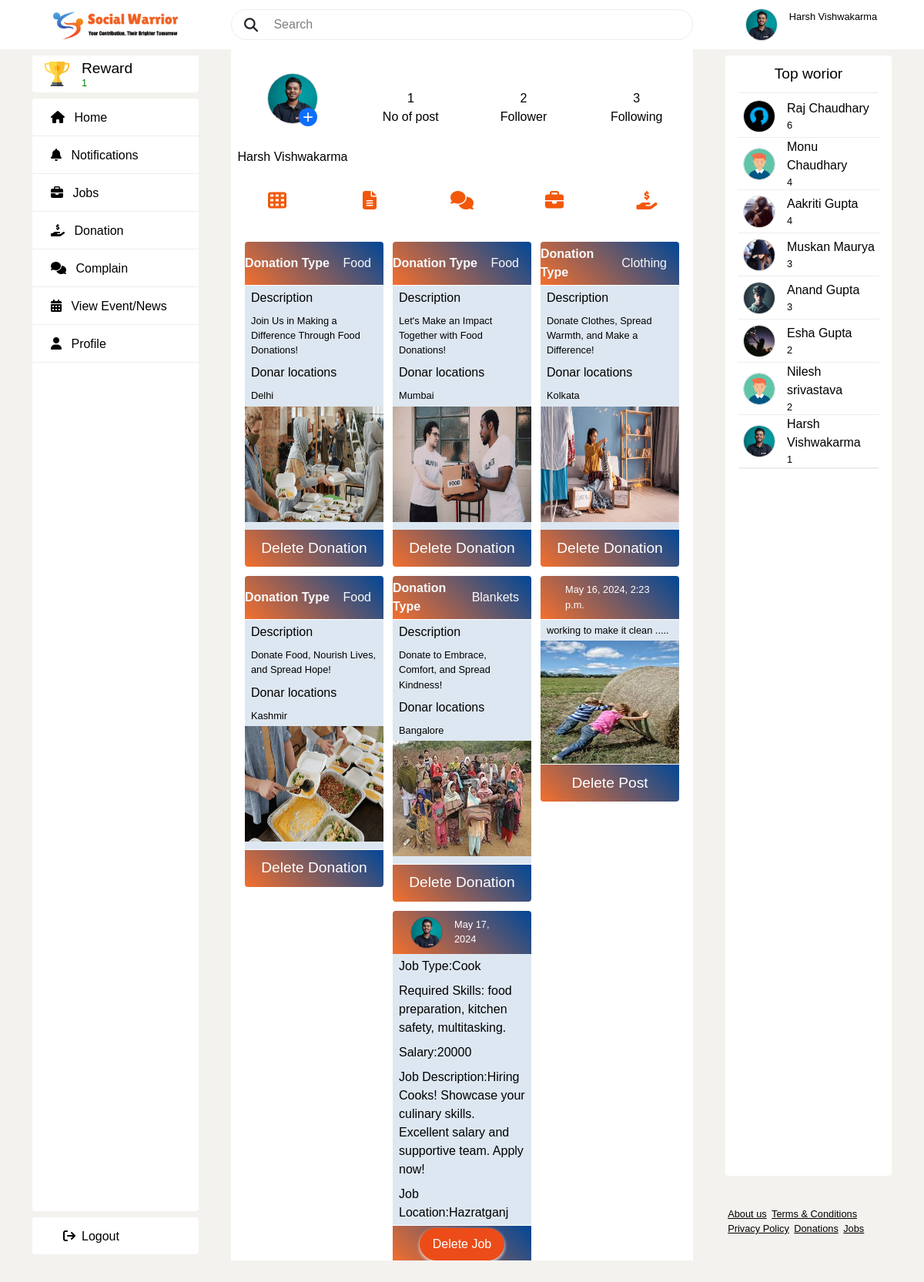
The page /profile/ (signed in) on the database its author committed.
### publicapp/models.py (models this page shows)
class Profile(models.Model):
    user=models.ForeignKey(User,on_delete=models.CASCADE,blank=True,null=True)
    contact_no=models.IntegerField()
    full_name=models.CharField(max_length=50)
    dob = models.CharField(max_length=100,blank=True)
    city=models.CharField(max_length=200)
    state=models.CharField(max_length=200)
    pin_code=models.CharField(max_length=100)
    followers=models.ManyToManyField(User,related_name='followers',blank=True)
    followings =models.ManyToManyField(User,related_name='followings',blank=True)
    profile_picture = models.ImageField(upload_to='profilepics',blank=True)

class Donation(models.Model):
    d_id=models.AutoField(primary_key=True)
    donation_type=models.CharField(max_length=200)
    description = models.TextField(blank=True)
    donated_by=models.ForeignKey(Profile,on_delete=models.CASCADE,blank=True,null=True)
    product_image = models.ImageField(upload_to='donate_products',blank=True)
    donar_location = models.CharField(max_length=300)
    rewards = models.ManyToManyField(User,related_name="rewards",blank=True)

class Post(models.Model):
    pid=models.AutoField(primary_key=True)
    postcaption=models.TextField()
    postimage=models.ImageField(upload_to='posts',blank=True)
    postby=models.ForeignKey(Profile,on_delete=models.CASCADE)
    posteddate=models.DateTimeField(auto_now_add=True)
    likes = models.ManyToManyField(User,related_name="likes",blank=True)

class Job(models.Model):
    j_id = models.BigAutoField(primary_key=True)
    skill_required = models.TextField()
    job_description=models.TextField()
    job_type = models.CharField(max_length=200)
    salary = models.IntegerField()
    job_location = models.CharField(max_length=500)
    job_by = models.ForeignKey(Profile,on_delete=models.CASCADE,blank=True,null=True)
    job_post_date = models.DateField()

class TopEnvorior(models.Model):
    profile = models.ForeignKey(Profile,on_delete=models.CASCADE)
    reward = models.IntegerField()

### publicapp/views.py (the view)
# urls.py: path('profile/',views.profile,name='profile'),
def profile(request):
    current_user = request.session['email']
    current_user_details = Profile.objects.get(user=current_user)
    top = TopEnvorior.objects.get(profile=current_user_details)
    total_reward = top.reward
    top_envorior = TopEnvorior.objects.order_by('-reward')[:8]
    post = Post.objects.filter(postby=current_user_details).order_by('-posteddate')
    complain = Complain.objects.filter(complain_by=current_user_details)
    donation = Donation.objects.filter(donated_by=current_user_details)
    jobs = Job.objects.filter(job_by=current_user_details)
    return render(request,'profile.html',locals())

### publicapp/templates/profile.html (shortened to what this page needs)
{% extends 'publicparent.html' %} {% load static %}
{%block content%}
<div class="profile" style="background: #ffffff;">
  <div class="upper">
    <div class="items">
      <div class="user-profile"  style="position: relative;">
        {% if current_user_details.profile_picture %}
          <a><img class="profile-img" src="{{ current_user_details.profile_picture.url }}" alt=""></a>
        {% else %}
          <a><img class="profile-img" src="{% static 'img/profile.png' %}" alt=""></a>
        {% endif %}
        <span  class="plus-icon" data-bs-toggle="modal" data-bs-target="#profileModal">+</span>
      </div>
      <p class="txt-2">{{current_user_details.full_name}}</p>
      </div>
      <div class="items">
        <p class="txt-2">{{post.count}}</p>
        <p class="txt-2">No of post</p>
      </div>
      <div class="items">
        <p class="txt-2">{{current_user_details.followers.count}}</p>
        <a href="{%url 'publicapp:followers'%}"><p class="txt-2">Follower</p></a>
      </div>
      <div class="items">
        <p class="txt-2">{{current_user_details.followings.count}}</p>
        <a href="{%url 'publicapp:followings'%}"><p class="txt-2">Following</p></a>
      </div>
    </div>
    <div class="lower">
      <div class="items">
        <span class="txt-2"><i class="fa-solid fa-th profile-all-btn"></i></span>
      </div>
      <div class="items">
        <span class="txt-2"><i class="fa-solid fa-file-alt profile-post-btn"></i></span>
      </div>
      <div class="items">
        <span class="txt-2"><i class="fa-solid fa-comments profile-complain-btn"></i></span>
      </div>
      <div class="items">
        <span class="txt-2"><i class="fa-solid fa-briefcase profile-job-btn"></i></span>
      </div>
      <div class="items">
        <span class="txt-2"><i class="fa-solid fa-hand-holding-dollar profile-donation-btn"></i></span>
      </div>
    </div>
  </div>
  <div class="profile-data">
   {% for d in donation %}
   <div class="feed-post profile-donation">
      <div class="feed-header" style="padding-right: 1rem;">
         <p class="w-100 text-light"><b>Donation Type</b></p>
         <p class="text-light">{{d.donation_type}}</p>
      </div>
      <div class="feed-content">
         <p class="txt-2">Description</p>
         <p class="txt-3">{{d.description}}</p>
         <p class="txt-2">Donar locations</p>
         <p class="txt-3">{{d.donar_location}}</p>
         <div style="height: 10rem; object-fit: cover;">
            {% if d.product_image %}
              <img src="{{d.product_image.url}}" height="150px" width="100%">
            {% endif %}
         </div>
      </div>
      <div class="feed-footer">
         <a href="/deletedonation/{{d.d_id}}" class="text-decoration-none">
           <span class="txt-1">Delete Donation</span>
       </a>
     </div>
   </div>
{% endfor %}
  {% for post in post %}
  <div class="feed-post profile-post">
     <div class="feed-header">
        <div class="user-profile">
           <div class="profile-txt">
            <a href="" class="txt-3"><p>{{post.posteddate}}</p></a>
         </div>
               </div>
     </div>
     <div class="feed-content">
        <p class="txt-3">{{post.postcaption}}</p>
             <div style="height: 10rem; object-fit: cover;">
              <img src="{{post.postimage.url}}" height="100%" width="100%">
             </div>
     </div>
     <div class="feed-footer">
         <a href="/deletepost/{{post.pid}}" class="text-decoration-none">
           <span class="txt-1">Delete Post</span>
       </a>
     </div>
  </div>
  {% endfor %}
  {% for job in jobs %}
  <div class="feed-post profile-job">
     <div class="feed-header" style="padding-right: 1rem;">
        <div class="user-profile">
           {% if job.job_by.profile_picture %}
             <a><img class="profile-img" src="{{ job.job_by.profile_picture.url }}" alt=""></a>
           {% else %}
             <a><img class="profile-img" src="" alt=""></a>
           {% endif %}
           <div class="profile-txt">
            <a href="" class="txt-3"><p>{{job.job_post_date}}</p></a>
         </div>
         </div>
     </div>
     <div class="feed-content">
        <p class="txt-2">Job Type:{{job.job_type}}</p>
        <p class="txt-2">Required Skills:{{job.skill_required}}</p>
        <p class="txt-2">Salary:{{job.salary}}</p>
        <p class="txt-2">Job Description:{{job.job_description}}</p>
        <p class="txt-2">Job Location:{{job.job_location}}</p>
     </div>
        <div class="feed-footer">
           <a href="/deletejob/{{job.j_id}}">
              <button type="submit" class="btn btn-primary">Delete Job</button>
          </a>
        </div>
  </div>
  {% endfor %}
</div>
</div>
{% endblock %}

### publicapp/templates/publicparent.html (shortened to what this page needs)
<!DOCTYPE html>
<html lang="en">
  <head>
    {% load static %}
    <link
      rel="stylesheet"
      href="https://cdnjs.cloudflare.com/ajax/libs/font-awesome/6.4.0/css/all.min.css"
    />
    <link href="https://cdn.jsdelivr.net/npm/bootstrap@5.3.3/dist/css/bootstrap.min.css" rel="stylesheet">
    <link rel="stylesheet" href="{% static 'css/publicstyle.css' %}" />
  </head>
  <body class="body">
    <header>
      <div class="left">
        <div class="logo">
          <img class="logo-img" src="{% static 'img/slogo.png' %}" alt="" />
        </div>
      </div>
      <div class="middle">
        <form>
          <div class="search nav-search">
            <i class="fa fa-search" style="font-size: 18px; margin-left: 1rem">
            </i>
            <input type="text" placeholder=" Search " />
          </div>
        </form>
      </div>
      <div class="right">
        <div class="user-profile">
              {% if current_user_details.profile_picture %}
              <a href="{%url 'publicapp:profile'%}">
                <img class="profile-img" src="{{ current_user_details.profile_picture.url }}" alt=""/>
              </a>
              {% else %}
              <a href="{%url 'publicapp:profile'%}">
                <img class="profile-img" src="{% static 'img/profile.png' %}" alt=""/>
              </a>
              {% endif %}
          <div class="profile-txt">
            <a href="{%url 'publicapp:profile'%}" class="txt-3"><p>{{current_user_details.full_name}}</p></a>
          </div>
        </div>
      </div>
    </header>
    <main>
      <div class="publicleft">
        <div class="navlefttop logo">
          <img class="logo-img" src="{% static 'img/trophy.png' %}" />
          <div class="logo-txt">
            <p class="txt-1" style="color: #000000;">Reward</p>
            <p class="txt-3" style="color: green; margin-top: -5px;">{{total_reward}}</p>
          </div>
        </div>
        <div class="navleftmiddle">
          <div class="navleftmiddles">
            <a
              href="{%url 'publicapp:publichome'%}"
              class="text-decoration-none"
            >
              <span class="txt-2 "><i class="fa-solid fa-house"></i></span>
              <span class="txt-2 ">Home</span>
            </a>
          </div>
          <div class="navleftmiddles">
            <a
              href="{%  url 'publicapp:notifications' %}"
              class="text-decoration-none"
            >
              <span class="txt-2"><i class="fa-solid fa-bell"></i></span>
              <span class="txt-2">Notifications</span>
            </a>
          </div>
          <div class="navleftmiddles">
            <a href="{%url 'publicapp:jobs'%}" class="text-decoration-none">
              <span class="txt-2"><i class="fa-solid fa-briefcase"></i></span>
              <span class="txt-2">Jobs</span>
            </a>
          </div>
          <div class="navleftmiddles">
            <a href="{%url 'publicapp:donation'%}" class="text-decoration-none">
              <span class="txt-2"
                ><i class="fa-solid fa-hand-holding-dollar"></i
              ></span>
              <span class="txt-2">Donation</span>
            </a>
          </div>
          <div class="navleftmiddles">
            <a href="{%url 'publicapp:complain'%}" class="text-decoration-none">
              <span class="txt-2"
                ><i class="fa-solid fa-comments"></i
              ></span>
              <span class="txt-2">Complain</span>
            </a>
          </div>
          <div class="navleftmiddles">
            <a href="{%url 'publicapp:viewevent'%}" class="text-decoration-none">
              <span class="txt-2"
                ><i class="fa-solid fa-calendar-days"></i></span>
              <span class="txt-2">View Event/News</span>
            </a>
          </div>
          <div class="navleftmiddles">
            <a
              href="{%url 'publicapp:profile'%}"
              class="text-decoration-none"
            >
              <span class="txt-2"><i class="fa-solid fa-user"></i></span>
              <span class="txt-2">Profile</span>
            </a>
          </div>
        </div>
        <div class="navleftbottom navleftmiddles">
          <div style="margin-top: 13px;">
            <a href="{%url 'publicapp:logout'%}" class="txt-2" data-bs-toggle="modal" data-bs-target="#logoutModal">
              <i class="fa-solid fa-sign-out mx-2 "></i>Logout
            </a>
          </div>
        </div>
      </div>
      <div class="publicmiddle">{% block content %} {% endblock%}</div>
      <div class="publicright">
        <div class="box" >
          <div class="box-header" >
            <p class="txt-1" >Top  worior</p>
          </div>
      <div class="box-main">
        <div style="border-bottom: 1px solid black; opacity: 8%; margin-bottom: 2px;  margin-left: 18px; margin-right: 18px;"></div>
          {%for top in top_envorior%}
          <div class="user-profile navrightmiddles">
            <a href="">
             {% if top.profile.profile_picture %}
              <img class="profile-img" src="{{top.profile.profile_picture.url}}" alt=""/>
             {% else %}
              <img class="profile-img" src="{% static 'img/profile.png' %}" alt=""/>
             {% endif %}
            </a>
            <div class="profile-txt">
              <a href="" class="txt-2"><p>{{top.profile.full_name}}</p></a>
              <a href="" class="txt-3"><p>{{top.reward}}</p></a>
            </div>
          </div>
          {%endfor%}
          <div style="border-bottom: 1px solid black; opacity: 8%; margin-bottom: 2px;  margin-left: 18px; margin-right: 18px;"></div>
      </div>
        </div>
        <div class="box box-bottom" style="
        display: flex;
        flex-wrap: wrap;
        background: none;
        flex: none;
        padding: 2rem 0rem;
    ">
              <a href="/about/"class="txt-3">About us</a>
              <a href="/terms/"class="txt-3">Terms &amp; Conditions</a>
              <a href="/policy/"class="txt-3">Privacy Policy</a>
              <a href="/donation/"class="txt-3">Donations</a>
              <a href="/jobs/"class="txt-3">Jobs</a>
            </div>
      </div>
    </main>
  </body>
</html>

### rows shown on the page
Profile: profile_picture (picture), full_name "Harsh Vishwakarma", followers.count "2", followings.count "3"
Donation: donation_type "Food", description "Join Us in Making a Difference Through Food Donations!", donar_location "Delhi", product_image (picture)
Donation: donation_type "Food", description "Let's Make an Impact Together with Food Donations!", donar_location "Mumbai", product_image (picture)
Donation: donation_type "Clothing", description "Donate Clothes, Spread Warmth, and Make a Difference!", donar_location "Kolkata", product_image (picture)
Donation: donation_type "Food", description "Donate Food, Nourish Lives, and Spread Hope!", donar_location "Kashmir", product_image (picture)
Donation: donation_type "Blankets", description "Donate to Embrace, Comfort, and Spread Kindness!", donar_location "Bangalore", product_image (picture)
Post: posteddate "May 16, 2024, 2:23 p.m.", postcaption "working to make it clean .....", postimage (picture)
Job: job_by.profile_picture (picture), job_post_date "May 17, 2024", job_type "Cook", skill_required "food preparation, kitchen safety, multitasking.", salary "20000", job_description "Hiring Cooks! Showcase your culinary skills. Excellent salary and supportive team. Apply now!", job_location "Hazratganj"
TopEnvorior: profile.profile_picture (picture), profile.full_name "Raj Chaudhary", reward "6"
TopEnvorior: profile.full_name "Monu Chaudhary", reward "4"
TopEnvorior: profile.profile_picture (picture), profile.full_name "Aakriti Gupta", reward "4"
TopEnvorior: profile.profile_picture (picture), profile.full_name "Muskan Maurya", reward "3"
TopEnvorior: profile.profile_picture (picture), profile.full_name "Anand Gupta", reward "3"
TopEnvorior: profile.profile_picture (picture), profile.full_name "Esha Gupta", reward "2"
TopEnvorior: profile.full_name "Nilesh srivastava", reward "2"
TopEnvorior: profile.profile_picture (picture), profile.full_name "Harsh Vishwakarma", reward "1"

### other values the page prints
{{ total_reward }} "1"
{{ post.count }} "1"
